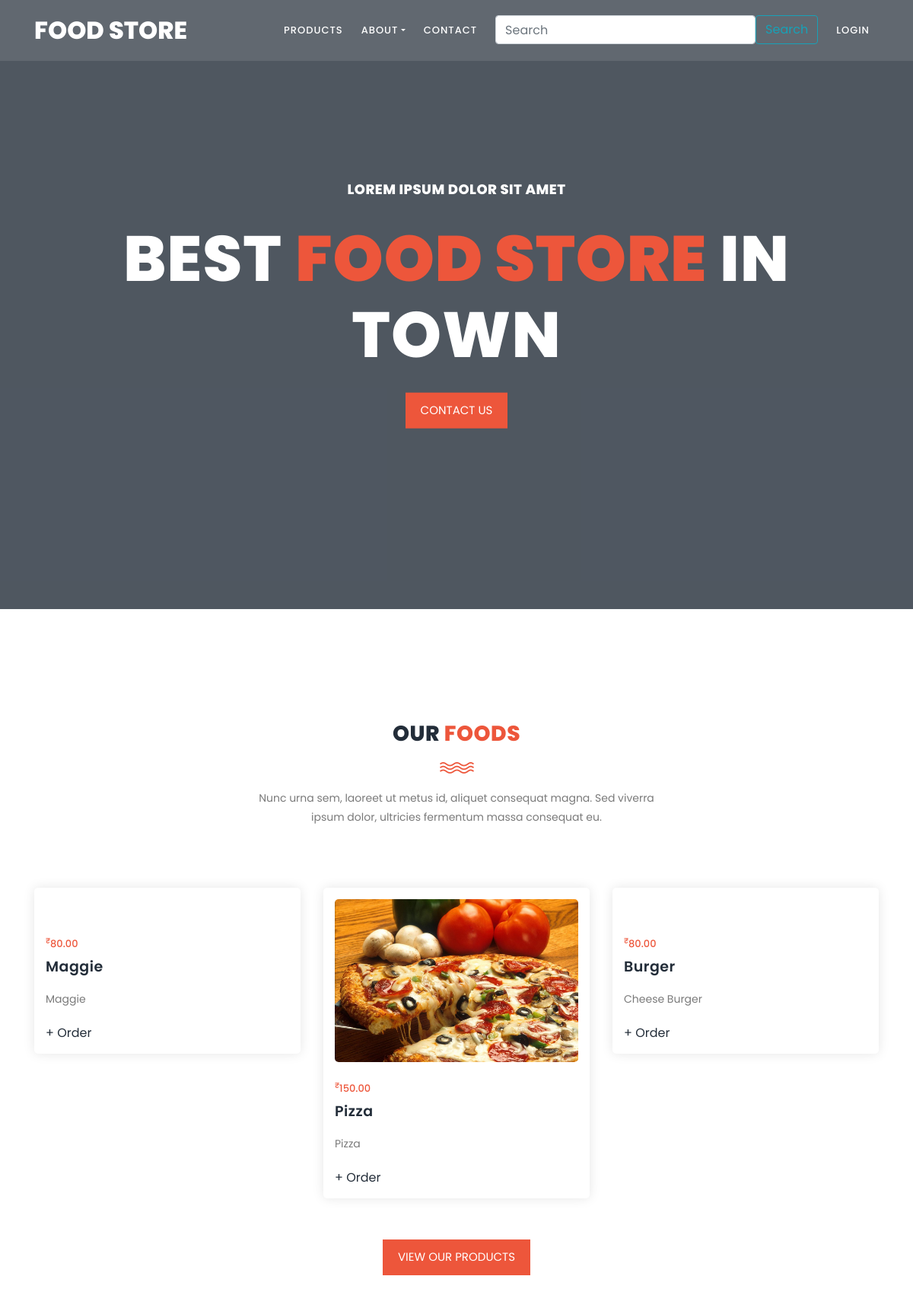
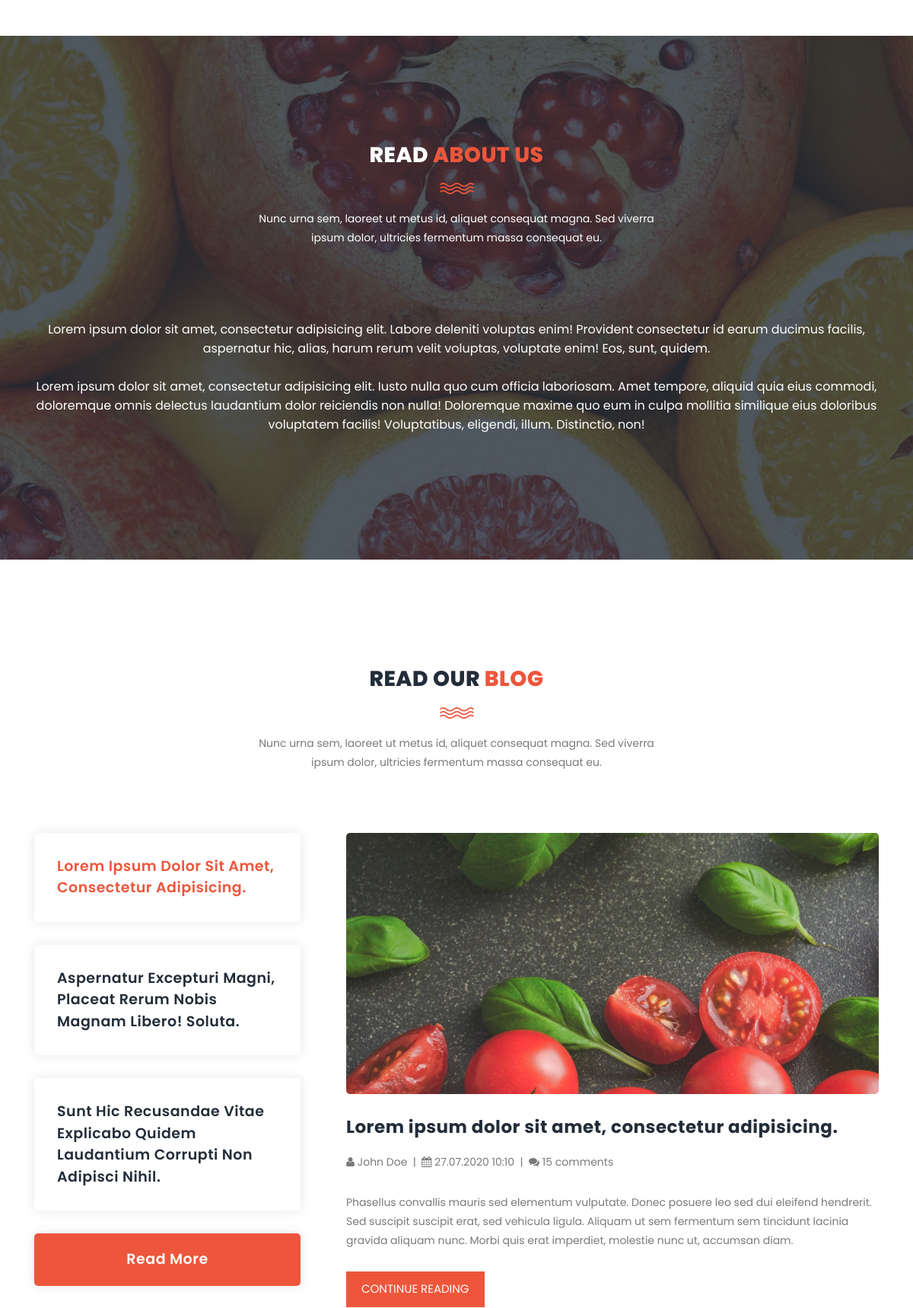
The page / (upper part) on the database its author committed (2 pictures, top to bottom).
### app/models.py (models this page shows)
class PRODUCT(models.Model):
    productname = models.CharField(max_length=200)
    price = models.DecimalField(max_digits=5, decimal_places=2)
    description = models.TextField()
    image= models.ImageField(upload_to="static/images",default="")

### app/views.py (the view)
# urls.py: path('', views.index, name="home"),
def index(request):
    Products= PRODUCT.objects.all()
    n= len(Products)
    nSlides= n//3 + ceil((n/3) + (n//3))
    context={'no_of_slides':nSlides, 'range':range(1,nSlides), 'Products': Products}
    return render(request,"index.html", context)

### app/templates/index.html (shortened to what this page needs)
{% extends 'base.html' %}
{% block content %}
    <div class="main-banner" id="top">
        <video autoplay muted loop id="bg-video">
            <source src="static/images/video.mp4" type="video/mp4" />
        </video>
        <div class="video-overlay header-text">
            <div class="caption">
                <h6>Lorem ipsum dolor sit amet</h6>
                <h2>Best <em>Food store</em> in town</h2>
                <div class="main-button">
                    <a href="/contact">Contact us</a>
                </div>
            </div>
        </div>
    </div>
    <section class="section" id="trainers">
        <div class="container">
            <div class="row">
                <div class="col-lg-6 offset-lg-3">
                    <div class="section-heading">
                        <h2>Our <em>Foods</em></h2>
                        <img src="static/images/line-dec.png" alt="">
                        <p>Nunc urna sem, laoreet ut metus id, aliquet consequat magna. Sed viverra ipsum dolor, ultricies fermentum massa consequat eu.</p>
                    </div>
                </div>
            </div>
            <div class="row">
                {% for i in Products %}
                <div class="col-lg-4">
                    <div class="trainer-item">
                        <div class="image-thumb">
                            <img src="/static/{{ i.image }}" alt="">
                        </div>
                        <div class="down-content">
                            <span>
                                <sup>₹</sup>{{ i.price }}
                            </span>
                            <h4>{{ i.productname }}</h4>
                            <p>{{ i.description }}</p>
                            <ul class="social-icons">
                                <li><a href="/product-details/{{i.id}}">+ Order</a></li>
                            </ul>
                        </div>
                    </div>
                </div>
                {% if forloop.counter|divisibleby:3 and forloop.counter > 0 and not forloop.last %}
                </div><div class="carousel-item">
                {% endif%}
                {% endfor %}
            </div>
            <br>
            <div class="main-button text-center">
                <a href="/products">View our products</a>
            </div>
        </div>
    </section>
    <section class="section section-bg" id="schedule" style="background-image: url(static/images/about-fullscreen-1-1920x700.jpg)">
        <div class="container">
            <div class="row">
                <div class="col-lg-6 offset-lg-3">
                    <div class="section-heading dark-bg">
                        <h2>Read <em>About Us</em></h2>
                        <img src="static/images/line-dec.png" alt="">
                        <p>Nunc urna sem, laoreet ut metus id, aliquet consequat magna. Sed viverra ipsum dolor, ultricies fermentum massa consequat eu.</p>
                    </div>
                </div>
            </div>
            <div class="row">
                <div class="col-lg-12">
                    <div class="cta-content text-center">
                        <p>Lorem ipsum dolor sit amet, consectetur adipisicing elit. Labore deleniti voluptas enim! Provident consectetur id earum ducimus facilis, aspernatur hic, alias, harum rerum velit voluptas, voluptate enim! Eos, sunt, quidem.</p>
                        <p>Lorem ipsum dolor sit amet, consectetur adipisicing elit. Iusto nulla quo cum officia laboriosam. Amet tempore, aliquid quia eius commodi, doloremque omnis delectus laudantium dolor reiciendis non nulla! Doloremque maxime quo eum in culpa mollitia similique eius doloribus voluptatem facilis! Voluptatibus, eligendi, illum. Distinctio, non!</p>
                    </div>
                </div>
            </div>
        </div>
    </section>
    <section class="section" id="our-classes">
        <div class="container">
            <div class="row">
                <div class="col-lg-6 offset-lg-3">
                    <div class="section-heading">
                        <h2>Read our <em>Blog</em></h2>
                        <img src="static/images/line-dec.png" alt="">
                        <p>Nunc urna sem, laoreet ut metus id, aliquet consequat magna. Sed viverra ipsum dolor, ultricies fermentum massa consequat eu.</p>
                    </div>
                </div>
            </div>
            <div class="row" id="tabs">
              <div class="col-lg-4">
                <ul>
                  <li><a href='#tabs-1'>Lorem ipsum dolor sit amet, consectetur adipisicing.</a></li>
                  <li><a href='#tabs-2'>Aspernatur excepturi magni, placeat rerum nobis magnam libero! Soluta.</a></li>
                  <li><a href='#tabs-3'>Sunt hic recusandae vitae explicabo quidem laudantium corrupti non adipisci nihil.</a></li>
                  <div class="main-rounded-button"><a href="/blog">Read More</a></div>
                </ul>
              </div>
              <div class="col-lg-8">
                <section class='tabs-content'>
                  <article id='tabs-1'>
                    <img src="static/images/blog-image-1-940x460.jpg" alt="">
                    <h4>Lorem ipsum dolor sit amet, consectetur adipisicing.</h4>
                    <p><i class="fa fa-user"></i> John Doe &nbsp;|&nbsp; <i class="fa fa-calendar"></i> 27.07.2020 10:10 &nbsp;|&nbsp; <i class="fa fa-comments"></i>  15 comments</p>
                    <p>Phasellus convallis mauris sed elementum vulputate. Donec posuere leo sed dui eleifend hendrerit. Sed suscipit suscipit erat, sed vehicula ligula. Aliquam ut sem fermentum sem tincidunt lacinia gravida aliquam nunc. Morbi quis erat imperdiet, molestie nunc ut, accumsan diam.</p>
                    <div class="main-button">
                        <a href="/blog-details">Continue Reading</a>
                    </div>
                  </article>
                </section>
              </div>
            </div>
        </div>
    </section>
{% endblock  %}

### rows shown on the page
PRODUCT: price "80.00", productname "Maggie", description "Maggie"
PRODUCT: image (picture), price "150.00", productname "Pizza", description "Pizza"
PRODUCT: price "80.00", productname "Burger", description "Cheese Burger"
